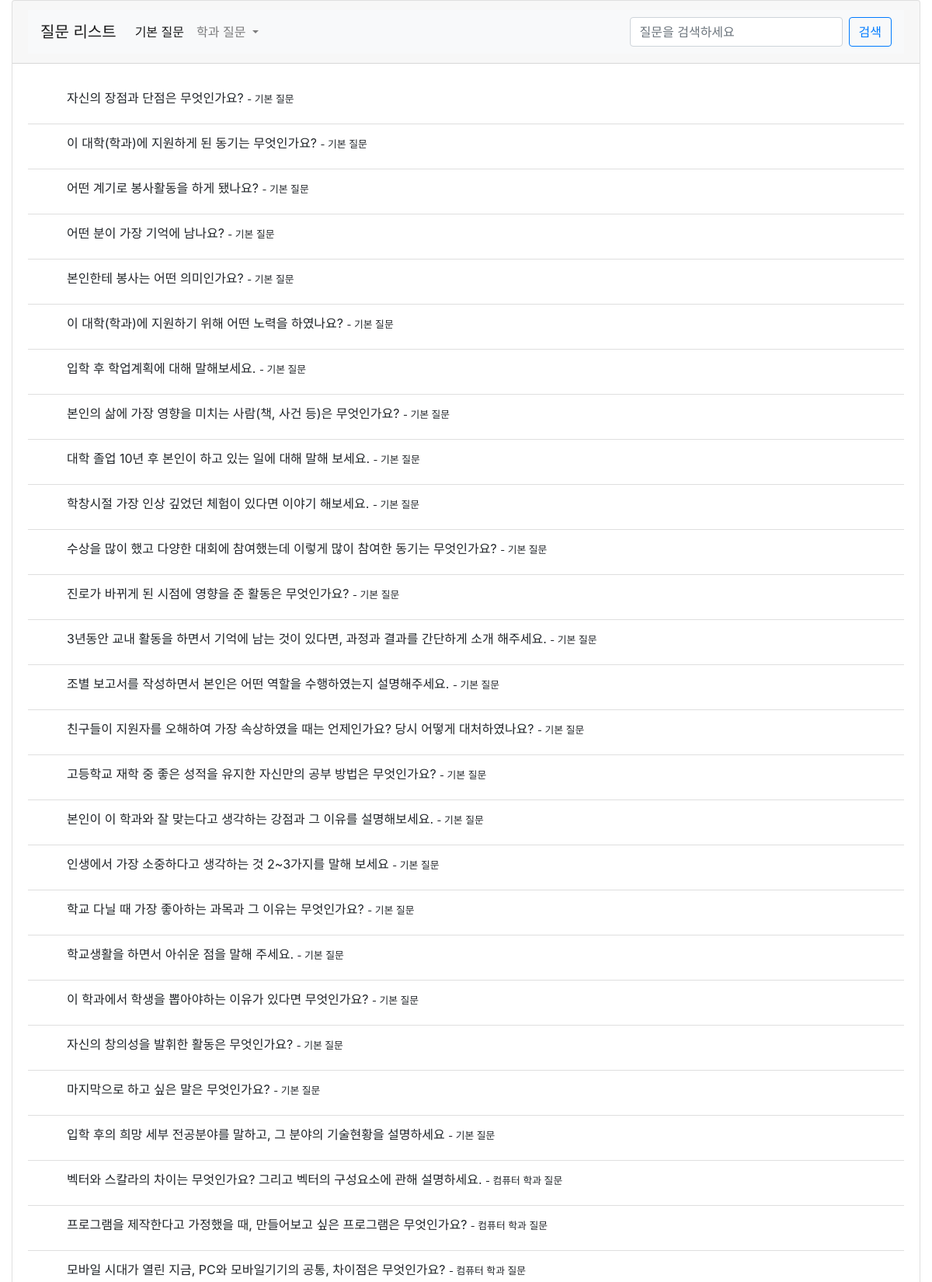
The page /website/questionList/ (upper part) on the database its author committed.
### website/models.py (models this page shows, shortened)
class Question(models.Model):
    id = models.AutoField(
        primary_key=True,
        unique=True,
        editable=False,
        verbose_name='pk'
    )
    question = models.CharField(max_length=100, null=True, blank=True, verbose_name='질문')
    department = models.IntegerField(null=True, blank=True, verbose_name='학과') # 0 : 공통질문

### website/views.py (the view, shortened to what this page needs)
# urls.py: path('questionList/', views.questionList, name='questionList'),
@csrf_exempt
def questionList(request):
    if request.session.get('user'):
        if request.method == "POST":
            if 'question_search' in request.POST:
                question_search = request.POST.get('question_search','')
                myQuestion = StudentQuestion.objects.filter(student__userID=request.session.get('user'),question__question__contains=question_search)
                question = Question.objects.filter(question__contains=question_search)
                if myQuestion.exists():
                    for i in myQuestion:
                        question = question.exclude(id=i.question.id)
                if myQuestion.exists() is False and question.exists() is False:
                    return render(request, 'questionList.html', {'error':'해당 질문이 존재하지 않습니다.'})
                return render(request, 'questionList.html', {'question':question, 'myQuestion':myQuestion})
            question = Question.objects.all()
            myQuestion = StudentQuestion.objects.filter(student__userID=request.session.get('user'))
            if myQuestion.exists():
                for i in myQuestion:
                    question = question.exclude(id=i.question.id)
            return render(request, 'questionList.html', {'question': question, 'myQuestion': myQuestion})
        else:
            question = Question.objects.all()
            myQuestion = StudentQuestion.objects.filter(student__userID=request.session.get('user'))
            if myQuestion.exists():
                for i in myQuestion:
                    question = question.exclude(id=i.question.id)
            return render(request, 'questionList.html', {'question': question, 'myQuestion':myQuestion})
    else:
        question = Question.objects.exclude(department=-1)
        return render(request, 'questionList.html', {'question':question})

### website/templates/questionlist.html (shortened to what this page needs)
{% load static %}
<!doctype html>
<html lang="en">
<head>
    <link href="https://cdn.jsdelivr.net/npm/bootstrap@4.5.3/dist/css/bootstrap.min.css" rel="stylesheet">
    <link rel="stylesheet" href="{% static 'css/questionlist.css' %}">
</head>
<body>
    <div class="container-fluid">
        <div class="card">
            <div class="card-header">
                <nav class="navbar navbar-expand-lg navbar-light bg-light">
                    <a class="navbar-brand" href="{% url 'website:questionList' %}">질문 리스트</a>
                    <div class="collapse navbar-collapse" id="navbarSupportedContent">
                        <ul class="navbar-nav mr-auto">
                            <li class="nav-item active">
                                <a class="nav-link" href="{% url 'website:questionDepartment' q_department=0 %}">기본 질문</a>
                            </li>
                            <li class="nav-item dropdown">
                                <a class="nav-link dropdown-toggle" href="{% url 'website:questionDepartment' q_department=1111 %}" id="navbarDropdown" role="button" data-toggle="dropdown" aria-haspopup="true" aria-expanded="false">
                                    학과 질문
                                </a>
                            </li>
                        </ul>
                        <form method="POST" class="form-inline my-2 my-lg-0">
                            <input id="questionsearchinput" name="question_search" class="form-control mr-sm-2" type="search" placeholder="질문을 검색하세요" aria-label="검색">
                            <button id="questionsearchbutton" name="question_search_button" aria-activedescendant="" class="btn btn-outline-primary my-2 my-sm-0" type="submit">검색</button>
                        </form>
                    </div>
                </nav>
            </div>
            <div class="card-body">
                <ul class="list-group list-group-flush">
                    {% if question %}
                    {% for questionList in question %}
                    <li class="list-group-item d-flex justify-content-between align-items-center">
                        <div>
                            {%if request.session.user %}
                            <input type="checkbox" name="question[1]" id="nonstar_{{questionList.id}}" value="{{questionList.question}}" onclick="questionnonstar({{questionList.id}})">
                            <label for="nonstar_{{questionList.id}}">
                            {%else%}
                            <label for="nonstar_{{questionList.id}}">
                            {%endif%}
                            {{questionList.question}}
                                {% if questionList.department == 0 %}
                                <small> - 기본 질문</small>
                                {% elif questionList.department == 1 %}
                                <small> - 컴퓨터 학과 질문</small>
                                {% elif questionList.department == 2 %}
                                <small> - 경영학과 질문</small>
                                {% elif questionList.department == 3 %}
                                <small> - 국어국문학과 질문</small>
                                {% elif questionList.department == 4 %}
                                <small> - 생명공학과 질문</small></label>
                            {% endif %}
                        </div>
                    </li>
                    {% endfor %}
                    {% endif %}
                </ul>
            </div>
        </div>
    </div>
</body>
</html>

### website/static/css/questionlist.css (style rules this page uses)
input[type=checkbox] + label { display: inline-block; cursor: pointer; line-height: 22px; padding-left: 30px; background: url('https://www.flaticon.com/svg/static/icons/svg/2107/2107992.svg') left/22px no-repeat; }

### rows shown on the page
Question: question "자신의 장점과 단점은 무엇인가요?", department "- 기본 질문"
Question: question "이 대학(학과)에 지원하게 된 동기는 무엇인가요?", department "- 기본 질문"
Question: question "어떤 계기로 봉사활동을 하게 됐나요?", department "- 기본 질문"
Question: question "어떤 분이 가장 기억에 남나요?", department "- 기본 질문"
Question: question "본인한테 봉사는 어떤 의미인가요?", department "- 기본 질문"
Question: question "이 대학(학과)에 지원하기 위해 어떤 노력을 하였나요?", department "- 기본 질문"
Question: question "입학 후 학업계획에 대해 말해보세요.", department "- 기본 질문"
Question: question "본인의 삶에 가장 영향을 미치는 사람(책, 사건 등)은 무엇인가요?", department "- 기본 질문"
Question: question "대학 졸업 10년 후 본인이 하고 있는 일에 대해 말해 보세요.", department "- 기본 질문"
Question: question "학창시절 가장 인상 깊었던 체험이 있다면 이야기 해보세요.", department "- 기본 질문"
Question: question "수상을 많이 했고 다양한 대회에 참여했는데 이렇게 많이 참여한 동기는 무엇인가요?", department "- 기본 질문"
Question: question "진로가 바뀌게 된 시점에 영향을 준 활동은 무엇인가요?", department "- 기본 질문"
Question: question "3년동안 교내 활동을 하면서 기억에 남는 것이 있다면, 과정과 결과를 간단하게 소개 해주세요.", department "- 기본 질문"
Question: question "조별 보고서를 작성하면서 본인은 어떤 역할을 수행하였는지 설명해주세요.", department "- 기본 질문"
Question: question "친구들이 지원자를 오해하여 가장 속상하였을 때는 언제인가요? 당시 어떻게 대처하였나요?", department "- 기본 질문"
Question: question "고등학교 재학 중 좋은 성적을 유지한 자신만의 공부 방법은 무엇인가요?", department "- 기본 질문"
Question: question "본인이 이 학과와 잘 맞는다고 생각하는 강점과 그 이유를 설명해보세요.", department "- 기본 질문"
Question: question "인생에서 가장 소중하다고 생각하는 것 2~3가지를 말해 보세요", department "- 기본 질문"
Question: question "학교 다닐 때 가장 좋아하는 과목과 그 이유는 무엇인가요?", department "- 기본 질문"
Question: question "학교생활을 하면서 아쉬운 점을 말해 주세요.", department "- 기본 질문"
Question: question "이 학과에서 학생을 뽑아야하는 이유가 있다면 무엇인가요?", department "- 기본 질문"
Question: question "자신의 창의성을 발휘한 활동은 무엇인가요?", department "- 기본 질문"
Question: question "마지막으로 하고 싶은 말은 무엇인가요?", department "- 기본 질문"
Question: question "입학 후의 희망 세부 전공분야를 말하고, 그 분야의 기술현황을 설명하세요", department "- 기본 질문"
Question: question "벡터와 스칼라의 차이는 무엇인가요? 그리고 벡터의 구성요소에 관해 설명하세요.", department "- 컴퓨터 학과 질문"
Question: question "프로그램을 제작한다고 가정했을 때, 만들어보고 싶은 프로그램은 무엇인가요?", department "- 컴퓨터 학과 질문"
Question: question "모바일 시대가 열린 지금, PC와 모바일기기의 공통, 차이점은 무엇인가요?", department "- 컴퓨터 학과 질문"
